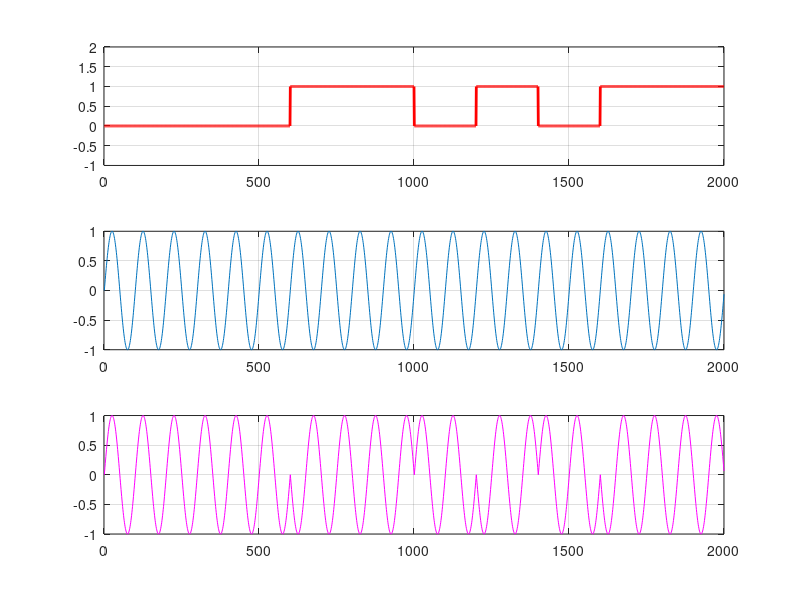

Write the MATLAB code that produced this figure.
%informasi
a=[0 0 0 1 1 0 1 0 1 1];
K=length(a) 
initial_phase=pi; 
N=200;
for j=[1:1:K]
    for i=[1:1:N] 
        a1(N*(j-1)+i)=a(j); 
    end
end
figure(1)
subplot(3,1,1) 
plot(a1,'r', 'linewidth',2) 
hold on
grid on
axis([0 2000 -1 2]);

%carrier
f=2;
N=200; 
i=[0:1:N-1];
sin2=sin(2*pi*f*i/N); 
sin1=sin(2*pi*f*i/N+pi); 
for j=[1:1:K]
    for i=[1:1:N]
        yout(N*(j-1)+i)=a(j)*sin1(i)+(1-a(j))*sin2(i); 
    end
end 
sin22=sin2; 
sin11=sin1; 
for j=[1:1:K-1]
    sin22=[sin22 sin2]; 
    sin11=[sin11 sin1];
end
subplot(3,1,2) 
plot(sin22) 
hold on
grid on

%PSK
K=length(a) 
a2=a;
for j=[2:1:K]
    if a(j)==a(j-1) 
        a2(j)=0;
    else 
        a2(j)=1;
    end 
end
initial_phase=pi; 
f=2;
N=200; 
i=[0:1:N-1];
sin2=sin(2*pi*f*i/N); 
sin1=sin(2*pi*f*i/N+pi); 
for j=[1:1:K]
    for i=[1:1:N]
        yout(N*(j-1)+i)=a(j)*sin1(i)+(1-a(j))*sin2(i); 
    end
end 
subplot(3,1,3) 
plot(yout, '-m')
hold on 
grid on
